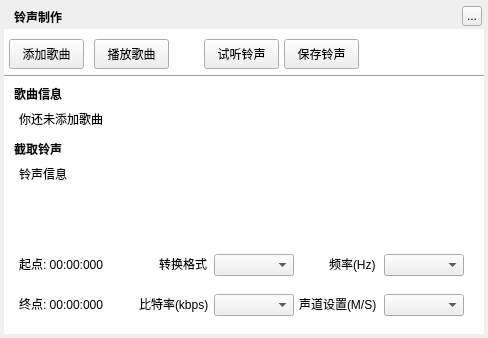
<?xml version="1.0" encoding="UTF-8"?>
<ui version="4.0">
 <class>MusicSongRingtoneMaker</class>
 <widget class="QWidget" name="MusicSongRingtoneMaker">
  <property name="geometry">
   <rect>
    <x>0</x>
    <y>0</y>
    <width>488</width>
    <height>338</height>
   </rect>
  </property>
  <property name="windowTitle">
   <string>铃声制作</string>
  </property>
  <widget class="QLabel" name="background">
   <property name="geometry">
    <rect>
     <x>4</x>
     <y>4</y>
     <width>480</width>
     <height>330</height>
    </rect>
   </property>
   <property name="text">
    <string/>
   </property>
  </widget>
  <widget class="QLabel" name="topTitleName">
   <property name="geometry">
    <rect>
     <x>14</x>
     <y>4</y>
     <width>100</width>
     <height>25</height>
    </rect>
   </property>
   <property name="styleSheet">
    <string notr="true">color:&quot;#FFFFFF&quot;;font-weight:bold</string>
   </property>
   <property name="text">
    <string>铃声制作</string>
   </property>
  </widget>
  <widget class="QToolButton" name="topTitleCloseButton">
   <property name="geometry">
    <rect>
     <x>462</x>
     <y>6</y>
     <width>20</width>
     <height>20</height>
    </rect>
   </property>
   <property name="text">
    <string>...</string>
   </property>
  </widget>
  <widget class="QWidget" name="backgroundMask" native="true">
   <property name="geometry">
    <rect>
     <x>4</x>
     <y>29</y>
     <width>480</width>
     <height>305</height>
    </rect>
   </property>
   <property name="styleSheet">
    <string notr="true">background:white;</string>
   </property>
  </widget>
  <widget class="Line" name="line">
   <property name="geometry">
    <rect>
     <x>4</x>
     <y>74</y>
     <width>480</width>
     <height>5</height>
    </rect>
   </property>
   <property name="orientation">
    <enum>Qt::Horizontal</enum>
   </property>
  </widget>
  <widget class="QPushButton" name="addSongButton">
   <property name="geometry">
    <rect>
     <x>9</x>
     <y>39</y>
     <width>75</width>
     <height>30</height>
    </rect>
   </property>
   <property name="text">
    <string>添加歌曲</string>
   </property>
  </widget>
  <widget class="QPushButton" name="playSongButton">
   <property name="geometry">
    <rect>
     <x>94</x>
     <y>39</y>
     <width>75</width>
     <height>30</height>
    </rect>
   </property>
   <property name="text">
    <string>播放歌曲</string>
   </property>
  </widget>
  <widget class="QPushButton" name="playRingButton">
   <property name="geometry">
    <rect>
     <x>204</x>
     <y>39</y>
     <width>75</width>
     <height>30</height>
    </rect>
   </property>
   <property name="text">
    <string>试听铃声</string>
   </property>
  </widget>
  <widget class="QLabel" name="songLabel">
   <property name="geometry">
    <rect>
     <x>14</x>
     <y>84</y>
     <width>200</width>
     <height>20</height>
    </rect>
   </property>
   <property name="styleSheet">
    <string notr="true">font-weight:bold</string>
   </property>
   <property name="text">
    <string>歌曲信息</string>
   </property>
  </widget>
  <widget class="QLabel" name="songLabelValue">
   <property name="geometry">
    <rect>
     <x>19</x>
     <y>109</y>
     <width>450</width>
     <height>20</height>
    </rect>
   </property>
   <property name="text">
    <string>你还未添加歌曲</string>
   </property>
  </widget>
  <widget class="QLabel" name="ringLabel">
   <property name="geometry">
    <rect>
     <x>14</x>
     <y>139</y>
     <width>200</width>
     <height>20</height>
    </rect>
   </property>
   <property name="styleSheet">
    <string notr="true">font-weight:bold</string>
   </property>
   <property name="text">
    <string>截取铃声</string>
   </property>
  </widget>
  <widget class="QLabel" name="ringLabelValue">
   <property name="geometry">
    <rect>
     <x>19</x>
     <y>164</y>
     <width>450</width>
     <height>20</height>
    </rect>
   </property>
   <property name="text">
    <string>铃声信息</string>
   </property>
  </widget>
  <widget class="QLabel" name="startTimeLabel">
   <property name="geometry">
    <rect>
     <x>19</x>
     <y>254</y>
     <width>100</width>
     <height>20</height>
    </rect>
   </property>
   <property name="text">
    <string>起点: 00:00:000</string>
   </property>
  </widget>
  <widget class="QLabel" name="stopTimeLabel">
   <property name="geometry">
    <rect>
     <x>19</x>
     <y>294</y>
     <width>100</width>
     <height>20</height>
    </rect>
   </property>
   <property name="text">
    <string>终点: 00:00:000</string>
   </property>
  </widget>
  <widget class="QLabel" name="label_7">
   <property name="geometry">
    <rect>
     <x>139</x>
     <y>294</y>
     <width>75</width>
     <height>20</height>
    </rect>
   </property>
   <property name="text">
    <string>比特率(kbps)</string>
   </property>
  </widget>
  <widget class="QComboBox" name="msCombo">
   <property name="geometry">
    <rect>
     <x>384</x>
     <y>294</y>
     <width>80</width>
     <height>22</height>
    </rect>
   </property>
  </widget>
  <widget class="QComboBox" name="kbpsCombo">
   <property name="geometry">
    <rect>
     <x>214</x>
     <y>294</y>
     <width>80</width>
     <height>22</height>
    </rect>
   </property>
  </widget>
  <widget class="QLabel" name="label_8">
   <property name="geometry">
    <rect>
     <x>299</x>
     <y>294</y>
     <width>81</width>
     <height>20</height>
    </rect>
   </property>
   <property name="text">
    <string>声道设置(M/S)</string>
   </property>
  </widget>
  <widget class="QComboBox" name="formatCombo">
   <property name="geometry">
    <rect>
     <x>214</x>
     <y>254</y>
     <width>80</width>
     <height>22</height>
    </rect>
   </property>
  </widget>
  <widget class="QLabel" name="label_9">
   <property name="geometry">
    <rect>
     <x>159</x>
     <y>254</y>
     <width>51</width>
     <height>20</height>
    </rect>
   </property>
   <property name="text">
    <string>转换格式</string>
   </property>
  </widget>
  <widget class="QComboBox" name="hzCombo">
   <property name="geometry">
    <rect>
     <x>384</x>
     <y>254</y>
     <width>80</width>
     <height>22</height>
    </rect>
   </property>
  </widget>
  <widget class="QLabel" name="label_10">
   <property name="geometry">
    <rect>
     <x>329</x>
     <y>254</y>
     <width>51</width>
     <height>20</height>
    </rect>
   </property>
   <property name="text">
    <string>频率(Hz)</string>
   </property>
  </widget>
  <widget class="MusicCutSliderWidget" name="cutSliderWidget" native="true">
   <property name="geometry">
    <rect>
     <x>24</x>
     <y>189</y>
     <width>440</width>
     <height>55</height>
    </rect>
   </property>
  </widget>
  <widget class="QPushButton" name="saveSongButton">
   <property name="geometry">
    <rect>
     <x>284</x>
     <y>39</y>
     <width>75</width>
     <height>30</height>
    </rect>
   </property>
   <property name="text">
    <string>保存铃声</string>
   </property>
  </widget>
  <zorder>background</zorder>
  <zorder>backgroundMask</zorder>
  <zorder>topTitleName</zorder>
  <zorder>topTitleCloseButton</zorder>
  <zorder>line</zorder>
  <zorder>addSongButton</zorder>
  <zorder>playSongButton</zorder>
  <zorder>playRingButton</zorder>
  <zorder>songLabel</zorder>
  <zorder>songLabelValue</zorder>
  <zorder>ringLabel</zorder>
  <zorder>ringLabelValue</zorder>
  <zorder>startTimeLabel</zorder>
  <zorder>stopTimeLabel</zorder>
  <zorder>label_7</zorder>
  <zorder>msCombo</zorder>
  <zorder>kbpsCombo</zorder>
  <zorder>label_8</zorder>
  <zorder>formatCombo</zorder>
  <zorder>label_9</zorder>
  <zorder>hzCombo</zorder>
  <zorder>label_10</zorder>
  <zorder>cutSliderWidget</zorder>
  <zorder>saveSongButton</zorder>
 </widget>
 <customwidgets>
  <customwidget>
   <class>MusicCutSliderWidget</class>
   <extends>QWidget</extends>
   <header>musiccutsliderwidget.h</header>
   <container>1</container>
  </customwidget>
 </customwidgets>
 <resources/>
 <connections/>
</ui>
